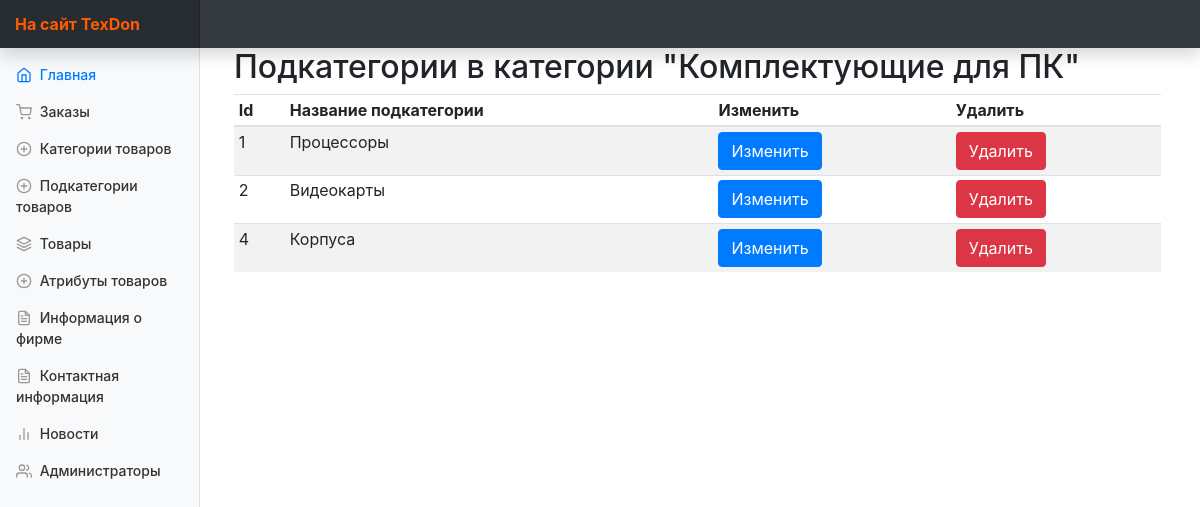
/index.php?ctrl=Category&act=categoryAndSubcategory&categoryID=1, run on the app's committed database.
### tables this page shows
CREATE TABLE IF NOT EXISTS `categories` (
  `categoryID` int(11) NOT NULL AUTO_INCREMENT,
  `categoryTitle` varchar(80) NOT NULL,
  `categoryImagePath` varchar(350) DEFAULT NULL,
  PRIMARY KEY (`categoryID`),
  UNIQUE KEY `categoryTitle` (`categoryTitle`)
);

CREATE TABLE IF NOT EXISTS `categoriesandsubcategories` (
  `categoryandsubcategoryID` int(11) NOT NULL AUTO_INCREMENT,
  `categoryID` int(11) NOT NULL,
  `subcategoryID` int(11) NOT NULL,
  PRIMARY KEY (`categoryandsubcategoryID`),
  KEY `fk_catID` (`categoryID`),
  KEY `fk_subcatID` (`subcategoryID`)
);

CREATE TABLE IF NOT EXISTS `subcategories` (
  `subcategoryID` int(11) NOT NULL AUTO_INCREMENT,
  `subcategoryTitle` varchar(80) NOT NULL,
  `subcategoryImagePath` varchar(350) DEFAULT NULL,
  PRIMARY KEY (`subcategoryID`),
  UNIQUE KEY `subcategoriesTitle` (`subcategoryTitle`)
);

### controllers/panel/MainController.php (called while the page is built, shortened)
<?php
class MainController extends BaseController {
    public function start(  ){
        $controller = $this->request->getGetValue('ctrl');
        $action = $this->request->getGetValue('act');
        $controllerClass = "controllers\\panel\\{$controller}Controller";
        if(class_exists($controllerClass)){
            $controllerInstance = new $controllerClass();
        }
        if(method_exists($controllerClass, "{$action}Action")){
            $viewToInclude = $controllerInstance->{"{$action}Action"}();
        }
        else{
            $controller = "Home";
            $action = "index";
            $controllerClass = "controllers\\panel\\{$controller}Controller";
            $controllerInstance = new $controllerClass();
            $viewToInclude = $controllerInstance->{"{$action}Action"}();
        }
        $this->view = $controllerInstance->view;
        include_once "views/Default/header.php";
        include_once "views/$controller/$viewToInclude.php";
    }
}

### index.php (called while the page is built, shortened)
<?php
$app = new MainController();
$app->start();

### controllers/panel/BaseController.php (called while the page is built, shortened)
<?php
class BaseController{
    public function __construct(){
        $this->view = new View();
        $this->request = new Request();
    }
}

### utils/View.php (called while the page is built, shortened)
<?php
class View{
    private $storage = [];
    public function __get($name){
        if(isset($this->storage[$name])){
            return $this->storage[$name];
        }
        return null;
    }
    public function __set($name, $value){
        $this->storage[$name] = $value;
    }
}

### models/Category/Category.php (called while the page is built, shortened)
<?php
class Category{
    public static function GetCategoryById($categoryID) {
        $stm = MySQL::$db->prepare("SELECT * FROM categories WHERE categoryID = :id");
        $stm->bindParam( ":id" , $categoryID , \PDO::PARAM_INT);
        $stm->execute();
        $category =  $stm->fetch(\PDO::FETCH_OBJ);
        return $category;
    }
}

### controllers/panel/CategoryController.php (called while the page is built, shortened)
<?php
class CategoryController extends BaseController {
    public function categoryAndSubcategoryAction(  ){
        $categoryID = $this->request->getGetValue( 'categoryID' );
        $this->view->category = Category::GetCategoryById($categoryID);
        $this->view->subcategoryes = Subcategory::GetAllSubcategoryByCategoryId($categoryID);
        return 'categoryAndSubcategory';
    }
}

### utils/Request.php (called while the page is built, shortened)
<?php
class Request{
    public function getGetValue( $name ){
        if( isset($_GET[$name]) ){
            return filter_input(INPUT_GET , $name , FILTER_SANITIZE_STRING);
        }
        return null;
    }
}

### models/Subcategory/Subcategory.php (called while the page is built, shortened)
<?php
class Subcategory {
    public  static  function  GetAllSubcategoryByCategoryId ($categoryID ){
        $stm = MySQL::$db->prepare("SELECT c.categoryID, c.categoryTitle, sc.subcategoryID, sc.subcategoryTitle, sc.subcategoryImagePath, cAs.categoryandsubcategoryID
                                    FROM `categoriesandsubcategories` AS `cAs`
                                    INNER JOIN `subcategories` AS `sc` ON cAs.subcategoryID = sc.subcategoryID
                                    INNER JOIN `categories` AS `c` ON cAs.categoryID = c.categoryID
                                    WHERE c.categoryID = :categoryId");
        $stm->bindParam( ":categoryId" , $categoryID , \PDO::PARAM_INT);
        $stm->execute();
        $subcategoryes =  $stm->fetchAll(\PDO::FETCH_OBJ);
        return $subcategoryes;
    }
}

### views/Category/categoryAndSubcategory.php (the view, shortened to what this page needs)
<main role="main" class="col-md-9 ml-sm-auto col-lg-10 px-4">
    <h2>Подкатегории в категории "<?= $this->view->category->categoryTitle ?>"</h2>
    <div class="table-responsive">
        <table class="table table-striped table-sm">
            <thead>
            <tr>
                <th>Id</th>
                <th>Название подкатегории</th>
                <th>Изменить</th>
                <th>Удалить</th>
            </tr>
            </thead>
            <tbody>
            <?php foreach ( $this->view->subcategoryes as $subcategory ) { ?>
                <tr data-subcategory-id="<?= $subcategory->subcategoryID ?>" data-category-id="<?= $subcategory->categoryID ?>">
                    <td><?= $subcategory->subcategoryID ?></td>
                    <td><?= $subcategory->subcategoryTitle ?></td>
                    <td><a id ="updateSubcategory" class="btn btn-primary" href="?ctrl=Subcategory&act=updateSubcategory&subcategoryID=<?= $subcategory->subcategoryID ?>&categoryID=<?= $subcategory->categoryID ?>">Изменить</a></td>
                   <td> <div data-subcategory-id="<?= $subcategory->subcategoryID ?>" data-subcategorytocategory-id="<?= $subcategory->categoryandsubcategoryID ?>" class="btn btn-danger">Удалить</div> </td>
                </tr>
            <?php } ?>
            </tbody>
        </table>
    </div>

### assets/css/styles.css (style rules this page uses)
body { font-size: .875rem; }
[role="main"] { padding-top: 48px; }

### data on the page
categories: categoryTitle "Комплектующие для ПК"
categoriesandsubcategories: subcategoryID.subcategoryID "1", subcategoryID.subcategoryTitle "Процессоры"
categoriesandsubcategories: subcategoryID.subcategoryID "2", subcategoryID.subcategoryTitle "Видеокарты"
categoriesandsubcategories: subcategoryID.subcategoryID "4", subcategoryID.subcategoryTitle "Корпуса"
